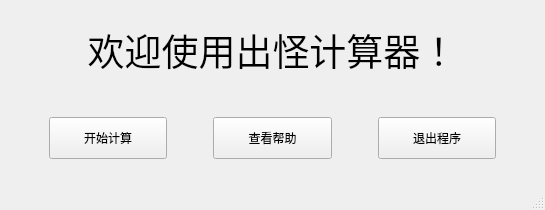
<?xml version="1.0" encoding="UTF-8"?>
<ui version="4.0">
 <class>introductionWindow</class>
 <widget class="QMainWindow" name="introductionWindow">
  <property name="geometry">
   <rect>
    <x>0</x>
    <y>0</y>
    <width>545</width>
    <height>210</height>
   </rect>
  </property>
  <property name="minimumSize">
   <size>
    <width>0</width>
    <height>210</height>
   </size>
  </property>
  <property name="maximumSize">
   <size>
    <width>545</width>
    <height>210</height>
   </size>
  </property>
  <property name="windowTitle">
   <string>出怪计算器</string>
  </property>
  <widget class="QWidget" name="centralwidget">
   <layout class="QHBoxLayout" name="horizontalLayout_3">
    <item>
     <layout class="QVBoxLayout" name="verticalLayout">
      <item>
       <widget class="QLabel" name="introduction">
        <property name="font">
         <font>
          <family>楷体</family>
          <pointsize>28</pointsize>
         </font>
        </property>
        <property name="layoutDirection">
         <enum>Qt::LeftToRight</enum>
        </property>
        <property name="text">
         <string>欢迎使用出怪计算器！</string>
        </property>
        <property name="alignment">
         <set>Qt::AlignCenter</set>
        </property>
        <property name="wordWrap">
         <bool>false</bool>
        </property>
       </widget>
      </item>
      <item>
       <layout class="QHBoxLayout" name="horizontalLayout">
        <property name="spacing">
         <number>6</number>
        </property>
        <property name="sizeConstraint">
         <enum>QLayout::SetDefaultConstraint</enum>
        </property>
        <property name="topMargin">
         <number>20</number>
        </property>
        <property name="bottomMargin">
         <number>20</number>
        </property>
        <item>
         <spacer name="horizontalSpacer_3">
          <property name="orientation">
           <enum>Qt::Horizontal</enum>
          </property>
          <property name="sizeType">
           <enum>QSizePolicy::Fixed</enum>
          </property>
          <property name="sizeHint" stdset="0">
           <size>
            <width>40</width>
            <height>20</height>
           </size>
          </property>
         </spacer>
        </item>
        <item>
         <widget class="QPushButton" name="start_btn">
          <property name="sizePolicy">
           <sizepolicy hsizetype="Preferred" vsizetype="Preferred">
            <horstretch>0</horstretch>
            <verstretch>0</verstretch>
           </sizepolicy>
          </property>
          <property name="text">
           <string>开始计算</string>
          </property>
         </widget>
        </item>
        <item>
         <spacer name="horizontalSpacer">
          <property name="orientation">
           <enum>Qt::Horizontal</enum>
          </property>
          <property name="sizeType">
           <enum>QSizePolicy::Fixed</enum>
          </property>
          <property name="sizeHint" stdset="0">
           <size>
            <width>40</width>
            <height>20</height>
           </size>
          </property>
         </spacer>
        </item>
        <item>
         <widget class="QPushButton" name="help_btn">
          <property name="sizePolicy">
           <sizepolicy hsizetype="Preferred" vsizetype="Preferred">
            <horstretch>0</horstretch>
            <verstretch>0</verstretch>
           </sizepolicy>
          </property>
          <property name="text">
           <string>查看帮助</string>
          </property>
         </widget>
        </item>
        <item>
         <spacer name="horizontalSpacer_2">
          <property name="orientation">
           <enum>Qt::Horizontal</enum>
          </property>
          <property name="sizeType">
           <enum>QSizePolicy::Fixed</enum>
          </property>
          <property name="sizeHint" stdset="0">
           <size>
            <width>40</width>
            <height>20</height>
           </size>
          </property>
         </spacer>
        </item>
        <item>
         <widget class="QPushButton" name="exit_btn">
          <property name="sizePolicy">
           <sizepolicy hsizetype="Preferred" vsizetype="Preferred">
            <horstretch>0</horstretch>
            <verstretch>0</verstretch>
           </sizepolicy>
          </property>
          <property name="text">
           <string>退出程序</string>
          </property>
          <property name="checkable">
           <bool>false</bool>
          </property>
          <property name="autoDefault">
           <bool>false</bool>
          </property>
          <property name="flat">
           <bool>false</bool>
          </property>
         </widget>
        </item>
        <item>
         <spacer name="horizontalSpacer_4">
          <property name="orientation">
           <enum>Qt::Horizontal</enum>
          </property>
          <property name="sizeType">
           <enum>QSizePolicy::Fixed</enum>
          </property>
          <property name="sizeHint" stdset="0">
           <size>
            <width>40</width>
            <height>20</height>
           </size>
          </property>
         </spacer>
        </item>
       </layout>
      </item>
     </layout>
    </item>
   </layout>
  </widget>
  <widget class="QMenuBar" name="menubar">
   <property name="geometry">
    <rect>
     <x>0</x>
     <y>0</y>
     <width>545</width>
     <height>23</height>
    </rect>
   </property>
  </widget>
  <widget class="QStatusBar" name="statusbar"/>
 </widget>
 <resources/>
 <connections/>
</ui>
